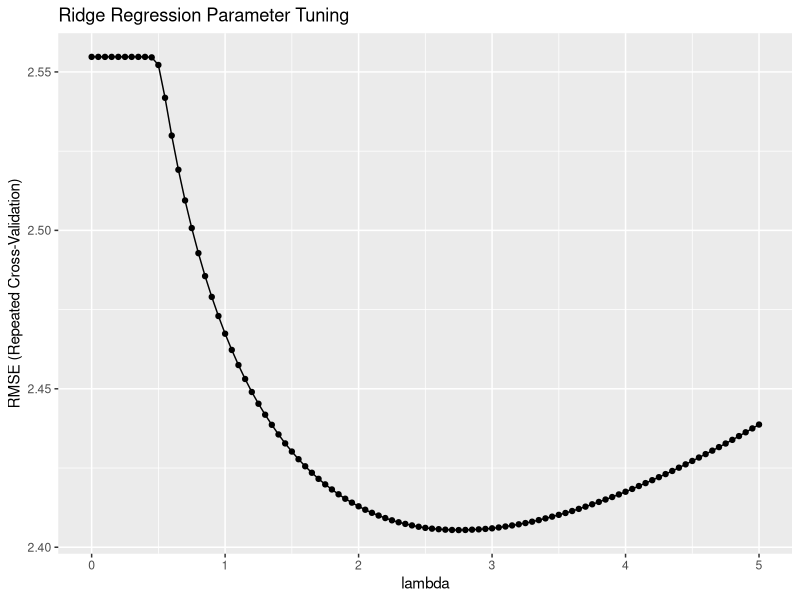
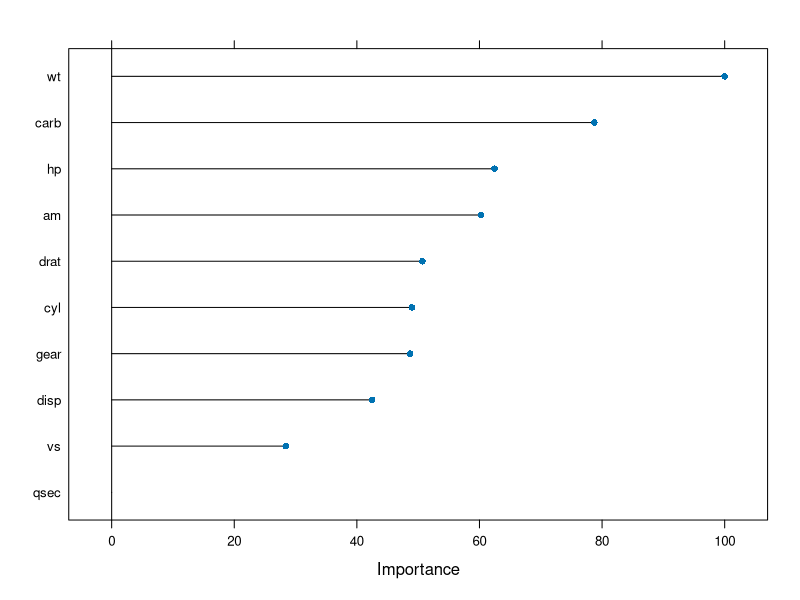
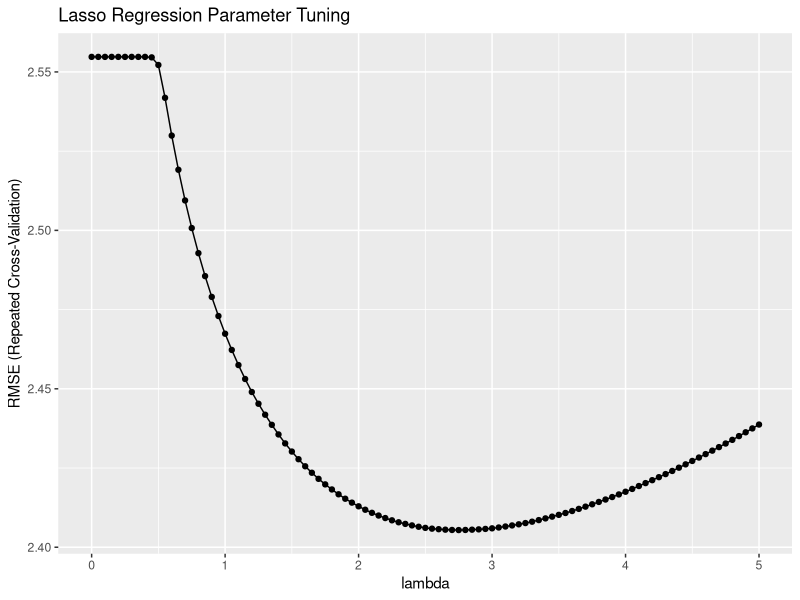

These figures' R source, in order: (Note: a time limit stopped this script after it produced the figures.)
## ---- chunk 1
library(tidyverse)
library(caret)

data("mtcars")

set.seed(123)
partition <- createDataPartition(mtcars$mpg, p = 0.8, list = FALSE)
training <- mtcars[partition, ]
testing <- mtcars[-partition, ]

train_control <- trainControl(
  method = "repeatedcv",
  number = 5,  
  repeats = 5,
  savePredictions = "final"  # saves predictions from optimal tuning parameters
)
## ---- chunk 2
set.seed(1234)
mdl_ridge <- train(
  mpg ~ .,
  data = training,
  method = "glmnet",
  metric = "RMSE",  # Choose from RMSE, RSquared, AIC, BIC, ...others?
  preProcess = c("center", "scale"),
  tuneGrid = expand.grid(
    .alpha = 0,  # optimize a ridge regression
    .lambda = seq(0, 5, length.out = 101)
  ),
  trControl = train_control
  )
mdl_ridge
## ---- chunk 3
ggplot(mdl_ridge) +
  labs(title = "Ridge Regression Parameter Tuning", x = "lambda")
## ---- chunk 4
plot(varImp(mdl_ridge))
## ---- chunk 5
set.seed(1234)
mdl_lasso <- train(
  mpg ~ .,
  data = training,
  method = "glmnet",
  metric = "RMSE",
  preProcess = c("center", "scale"),
  tuneGrid = expand.grid(
    .alpha = 1,  # optimize a lasso regression
    .lambda = seq(0, 5, length.out = 101)
  ),
  trControl = train_control
  )
mdl_lasso$bestTune
## ---- chunk 6
ggplot(mdl_ridge) +
  labs(title = "Lasso Regression Parameter Tuning", x = "lambda")
## ---- chunk 7
set.seed(1234)
mdl_elnet <- train(
  mpg ~ .,
  data = training,
  method = "glmnet",
  metric = "RMSE",
  preProcess = c("center", "scale"),
  tuneGrid = expand.grid(
    .alpha = seq(0, 1, length.out = 10),  # optimize an elnet regression
    .lambda = seq(0, 5, length.out = 101)
  ),
  trControl = train_control
  )
mdl_elnet$bestTune
## ---- chunk 8
ggplot(mdl_elnet) +
  labs(title = "Elastic Net Regression Parameter Tuning", x = "lambda")
## ---- chunk 9
pr_ridge <- postResample(pred = predict(mdl_ridge, newdata = testing), obs = testing$mpg)
pr_lasso <- postResample(pred = predict(mdl_lasso, newdata = testing), obs = testing$mpg)
pr_elnet <- postResample(pred = predict(mdl_elnet, newdata = testing), obs = testing$mpg)
## ---- chunk 10
rbind(pr_ridge, pr_lasso, pr_elnet)
## ---- chunk 11
model.resamples <- resamples(list(Ridge = mdl_ridge,
                                  Lasso = mdl_lasso,
                                  ELNet = mdl_elnet))
summary(model.resamples)
## ---- chunk 12
bwplot(model.resamples, metric = "RMSE", main = "Model Comparison on Resamples")
## ---- chunk 13
set.seed(123)
mdl_final <- train(
  mpg ~ .,
  data = training,
  method = "glmnet",
  metric = "RMSE",
  preProcess = c("center", "scale"),
  tuneGrid = data.frame(
    .alpha = mdl_ridge$bestTune$alpha,  # optimized hyperparameters
    .lambda = mdl_ridge$bestTune$lambda),  # optimized hyperparameters
  trControl = train_control
  )
mdl_final
